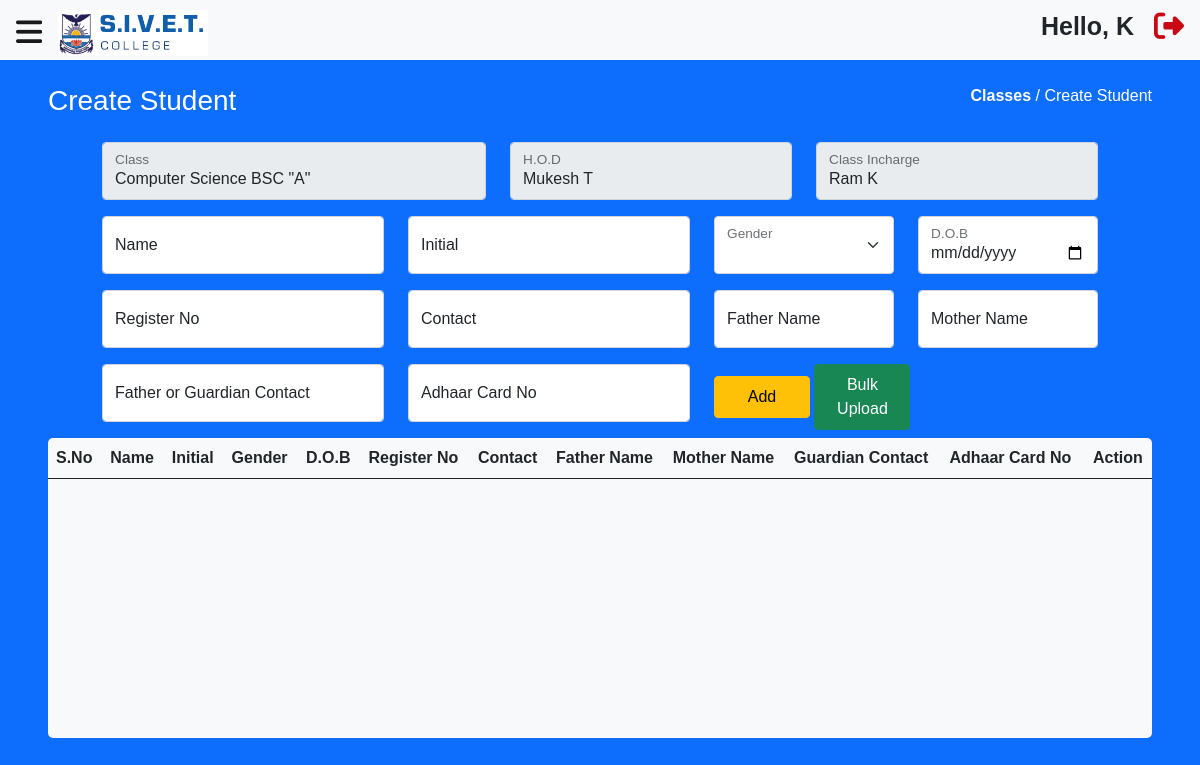
/main/student.php?class_id=1 (signed in), run on the app's committed database.
### tables this page shows
CREATE TABLE  `class` (
  `class_id` int NOT NULL AUTO_INCREMENT,
  `class_name` varchar(100) NOT NULL,
  `section` varchar(10) NOT NULL,
  `department` varchar(100) NOT NULL,
  `year` varchar(20) NOT NULL,
  `hod_id` int NOT NULL,
  `staff_id` int NOT NULL,
  `create_by` int NOT NULL,
  `created_date` datetime NOT NULL,
  `modify_by` int DEFAULT NULL,
  `modify_date` datetime DEFAULT NULL,
  PRIMARY KEY (`class_id`)
);

CREATE TABLE `staff` (
  `unique_staff_id` int NOT NULL AUTO_INCREMENT,
  `first_name` varchar(50) NOT NULL,
  `last_name` varchar(50) NOT NULL,
  `email` varchar(100) NOT NULL,
  `mobile` varchar(20) NOT NULL,
  `staff_id` varchar(50) NOT NULL,
  `role_id` int NOT NULL,
  `password` varchar(50) NOT NULL,
  `create_by` int NOT NULL,
  `created_date` datetime NOT NULL,
  `modify_by` int NOT NULL,
  `modify_date` datetime DEFAULT NULL,
  PRIMARY KEY (`unique_staff_id`)
);

### main/student.php (the view, shortened to what this page needs)
<?php
include("../include/config.php");
  ?>
  <?php
$class_id = $_GET['class_id'];
$query = "SELECT * FROM class WHERE class_id = $class_id";
$result = mysqli_query($conn, $query);
if (mysqli_num_rows($result) > 0) {
  $row = mysqli_fetch_assoc($result);
  $hod_id = $row["hod_id"];
  $query1 = "SELECT * FROM staff WHERE unique_staff_id =$hod_id";
  $result1 = mysqli_query($conn, $query1);
  $hod = mysqli_fetch_assoc($result1);
  $staff_id = $row['staff_id'];
  $query1 = "SELECT * FROM staff WHERE unique_staff_id =$staff_id";
  $result1 = mysqli_query($conn, $query1);
  $staff = mysqli_fetch_assoc($result1);
  $className = $row["department"] . ' ' . $row["class_name"] . ' &quot;' . $row["section"] . '&quot;';
  $hodName = $hod['first_name'] . " " . $hod['last_name'];
  $classIncharge = $staff['first_name'] . " " . $staff['last_name'];
}
?>
<!DOCTYPE html>
<html lang="en">
<head>
  <link rel="stylesheet" href="https://cdnjs.cloudflare.com/ajax/libs/bootstrap/5.0.1/css/bootstrap.min.css">
  <link rel="stylesheet" href="https://cdnjs.cloudflare.com/ajax/libs/font-awesome/6.2.0/css/all.min.css" />
  <link rel="stylesheet" href="./style.css">
</head>
<body class="bg-primary">
  <?php
  include_once("../include/navBar.php");
  ?>
  <form action="" id="form" method="POST" onsubmit="return false">
    <div class="header d-flex justify-content-between text-white pt-0 pb-0 p-5">
      <div class="titel ">
        <h3>Create Student</h3>
      </div>
      <div class="return ">
        <p><a href="./classes.php">Classes</a> / Create Student</p>
      </div>
    </div>
    <div class="row  d-flex justify-content-center">
      <div class="col-lg-4 col-10 m-0 mt-3">
        <div class="form-floating">
          <input type="text" class="form-control" id="class_name" required name="class_name" placeholder="Class Name"
            value="<?php echo $className; ?>" readonly>
          <label for="floatingInput">Class</label>
        </div>
      </div>
      <div class="col-lg-3 col-10 m-0 mt-3">
        <div class="form-floating">
          <input type="text" class="form-control" id="hod" required name="hod" placeholder="hod"
            value="<?php echo $hodName; ?>" readonly>
          <label for="floatingInput">H.O.D</label>
        </div>
      </div>
      <div class="col-lg-3 col-10 m-0 mt-3">
        <div class="form-floating">
          <input type="text" class="form-control " id="class_incharge" required name="class_incharge"
            placeholder="class_incharge" value="<?php echo $classIncharge; ?>" readonly>
          <label for="floatingInput">Class Incharge</label>
        </div>
      </div>
      <div class="col-lg-3 col-10 m-0 mt-3">
        <div class="form-floating">
          <input type="text" class="form-control" id="name" required name="name" placeholder="name" value="">
          <label for="floatingInput">Name</label>
        </div>
      </div>
      <div class="col-lg-3 col-10 m-0 mt-3">
        <div class="form-floating">
          <input type="text" class="form-control" id="initial" required name="initial" placeholder="initial" value="">
          <label for="floatingInput">Initial</label>
        </div>
      </div>
      <div class="col-lg-2 col-5 m-0 mt-3">
        <div class="form-floating col-12">
          <select class="form-select" id="gender" required name="gender" aria-label="Floating label select example">
            <option></option>
            <option value="Male">Male</option>
          </select>
          <label for="floatingSelect">Gender</label>
        </div>
      </div>
      <div class="col-lg-2 col-5 m-0 mt-3">
        <div class="form-floating">
          <input type="date" class="form-control " id="dob" required name="dob" placeholder="dob" value="">
          <label for="floatingInput">D.O.B</label>
        </div>
      </div>
      <div class="col-lg-3 col-10 m-0 mt-3">
        <div class="form-floating">
          <input type="text" class="form-control " id="register_no" required name="register_no"
            placeholder="register_no" value="">
          <label for="floatingInput">Register No</label>
        </div>
      </div>
      <div class="col-lg-3 col-10 m-0 mt-3">
        <div class="form-floating">
          <input type="number" class="form-control " id="mobile_no" required name="mobile_no" placeholder="mobile_no"
            value="">
          <label for="floatingInput">Contact</label>
        </div>
      </div>
      <div class="col-lg-2 col-5 m-0 mt-3">
        <div class="form-floating">
          <input type="text" class="form-control" id="father_name" required name="father_name"
            placeholder="Father Name">
          <label for="floatingInput">Father Name</label>
        </div>
      </div>
      <div class="col-lg-2 col-5 m-0 mt-3">
        <div class="form-floating">
          <input type="text" class="form-control" id="mother_name" name="mother_name" placeholder="mother_name">
          <label for="floatingInput">Mother Name</label>
        </div>
      </div>
      <div class="col-lg-3 col-10 m-0 mt-3">
        <div class="form-floating">
          <input type="number" class="form-control" id="guardian_mobile_no" required name="guardian_mobile_no"
            placeholder="guardian_mobile_no" value="">
          <label for="floatingInput">Father or Guardian Contact</label>
        </div>
      </div>
      <div class="col-lg-3 col-10 m-0 mt-3">
        <div class="form-floating">
          <input type="number" class="form-control" id="adhaar_card_no" required name="adhaar_card_no"
            placeholder="adhaar_card_no" value="" min="1" max="12" oninput="maxLengthCheck(this)">
          <label for="floatingInput">Adhaar Card No</label>
        </div>
      </div>
      <div class="col-lg-4 col-10 m-0 mt-3 " style="text-align: left;">
        <input type="submit" name='action' value="Add" class="submit btn btn-warning col-3 p-2">
        <a href="./studentBulkUpload.php?class_id=<?php echo $_GET['class_id']; ?>"
          class="btn btn-success col-3 p-2">Bulk Upload</a>
      </div>
    </div>
  </form>
  <div class="pt-0 pb-0 p-5">
    <div class="table-responsive bg-light mt-2 " style="border-radius: 5px; height: 300px;">
      <table class="table table-hover">
        <thead>
          <tr>
            <th>S.No</th>
            <th>Name</th>
            <th>Initial</th>
            <th>Gender</th>
            <th>D.O.B</th>
            <th>Register No</th>
            <th>Contact</th>
            <th>Father Name</th>
            <th>Mother Name</th>
            <th>Guardian Contact</th>
            <th>Adhaar Card No</th>
            <th class="text-center">Action</th>
          </tr>
        </thead>
      </table>
    </div>
  </div>
</body>
</html>

### main/style.css (style rules this page uses)
* { margin: 0; padding: 0; font-family: "Ponniens", sans-serif; overflow-x: hidden; }
input[type=number] { -moz-appearance: textfield; }
.header .return a { text-decoration: none; color: #fff; font-weight: 700; }

### data on the page
class: class_name "Computer Science BSC \"A\""
staff: hod "Mukesh T"
staff: class_incharge "Ram K"

### other printed values
$_SESSION['user_name'] "K"
